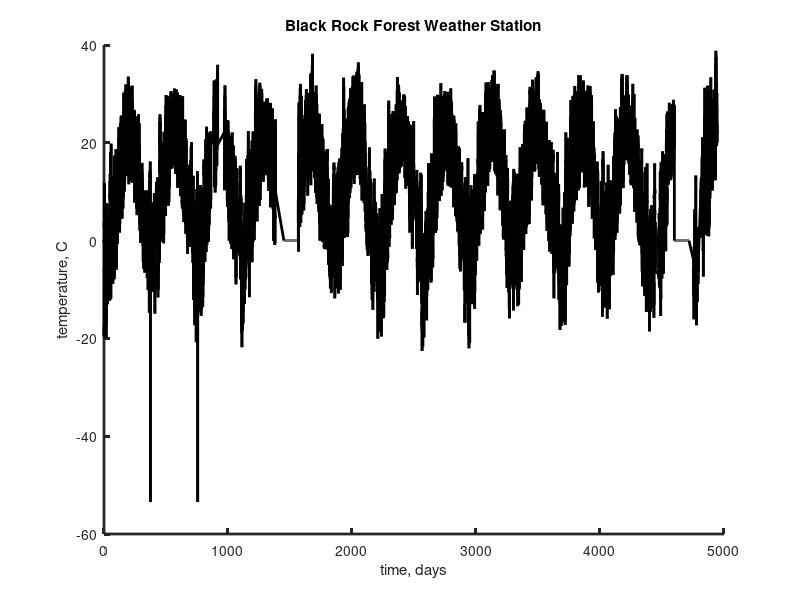

This figure's MATLAB source: (Note: this script raises an error after producing the figure.)
% problem 2.3
% adaped version of eda02_03
% make a plot of a section of data centered at a mouse-click
% this version presumes that the whole dataset is already
% plotted in Figure 1, and that the data are in vectors t and d

% read the data
D=load('brf_temp.txt');
t=D(:,1);
d=D(:,2);
Ns=size(D);
N=Ns(1);
M=Ns(2);

% plot the data
figure(1);
clf;
set(gca,'Linewidth',2);
hold on;
plot(t,d,'k-','Linewidth',2);
title('Black Rock Forest Weather Station');
xlabel('time, days');
ylabel('temperature, C');

% plot section based on cursor click
w=8*24; % width of new plot in samples
figure(1);
hold on;
[tc, dc] = ginput(1);  % detect mouse click
% i=find((t>=tc),1 ); % find index i of x(i) corresponding to click
% note early versions of MatLab need this instead: i=find((t>=tc)); i=i(1);
i=find((t>=tc)); i=i(1);
figure(2);
clf;
set(gca,'LineWidth',2);
hold on;
plot( t(i-w/2:i+w/2), d(i-w/2:i+w/2), 'k-','LineWidth',2 );
plot( t(i-w/2:i+w/2), d(i-w/2:i+w/2), 'k.','LineWidth',2 );
title('Black Rock Forest Temp');
xlabel('time in days after Jan 1, 1997');
ylabel('temperature');
figure(1);
